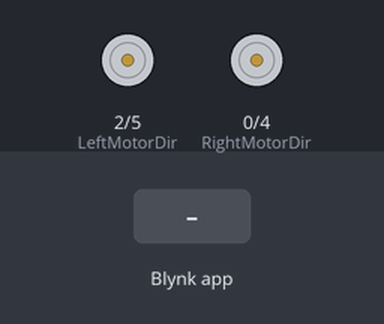
Bench run of a sketch on a simulated ESP8266 (NodeMCU). Parts: direction and speed pins drawn as motors (green arrow = direction pin HIGH = forward, orange = LOW = backward, longer = more drive). Inputs (shaded band) come from the test bench. WiFi joins after 1.5 s; servers stay silent unless stated.

Above: at 3.0 s.
3.1 s: Blynk app writes 1 to V1
At 3.9 s:
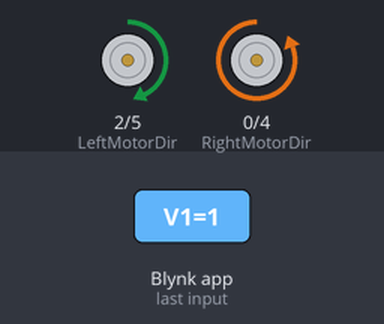
4.6 s: Blynk app writes 200 to V1
At 5.1 s:
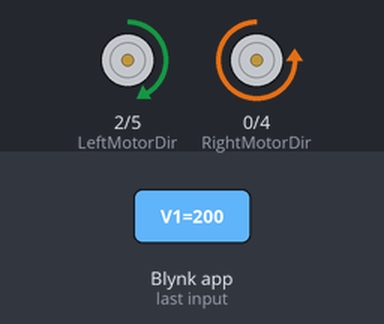
Timing chart, 0 to 7.6 s (numbered marks = the images above; inputs shaded):
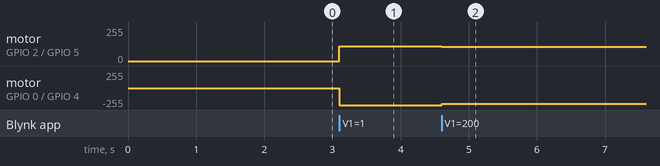

The sketch:

car7.ino
```cpp
#include <ESP8266WiFi.h>
#include <BlynkSimpleEsp8266.h>

#define RightMotorSpeed 4
#define RightMotorDir   0
#define LeftMotorSpeed  5
#define LeftMotorDir    2


WidgetTerminal terminal(V0);

char auth[] = "6c1116f158624b759436e2c6676f3ef9";
char ssid[] = "Keenetic-5849";
char pass[] = "uwHE2Ve3";


void moveControl(int x, int y)
{
  x=x-512;
  y=y-512;
    //rotate XY to -45' (= 315')
  // x = right; y = left
  int xN = x*cos(315)+y*sin(315);
  int yN = y*cos(315)-x*sin(315);

  bool xDir = xN>0;
  bool yDir = yN>0;

  int xSpd = map(abs(xN), 0, 512, 400, 1024);
  int ySpd = map(abs(yN), 0, 512, 400, 1024);

  if(y>0)
  {
    int temp = xSpd;
    xSpd = ySpd;
    ySpd = temp;

    bool temp2 = xDir;
    xDir = yDir;
    yDir = temp2;
  }


  String st = "X="+String(xN)+"; Y="+String(yN)+"\r\n";
  st += "rDir="+String(xDir)+"; lDir="+String(yDir)+"\r\n";
  st += "rSpd="+String(xSpd)+"; lSpd="+String(ySpd)+"\r\n";
  terminal.println(st);


    Blynk.virtualWrite(V4, yDir);
    Blynk.virtualWrite(V5, xDir);
    digitalWrite(RightMotorDir,xDir);
    digitalWrite(LeftMotorDir,yDir);
    Blynk.virtualWrite(V2, ySpd);
    Blynk.virtualWrite(V3, xSpd);
    analogWrite(RightMotorSpeed,xSpd);
    analogWrite(LeftMotorSpeed,ySpd);
}

void setup()
{
  // initial settings for motors off and direction forward
  pinMode(RightMotorSpeed, OUTPUT);
  pinMode(LeftMotorSpeed, OUTPUT);
  pinMode(RightMotorDir, OUTPUT);
  pinMode(LeftMotorDir, OUTPUT);
  digitalWrite(RightMotorSpeed, LOW);
  digitalWrite(LeftMotorSpeed, LOW);
  digitalWrite(RightMotorDir, HIGH);
  digitalWrite(LeftMotorDir,HIGH);


  Blynk.begin(auth, ssid, pass);
 }


void loop()
{
  Blynk.run();
}


BLYNK_WRITE(V1)
{
  int x = param[0].asInt();
  int y = param[1].asInt();
  moveControl(x,y);
}
```

Measured:
- after the input at 3.1 s, motor on GPIO 2 (LeftMotorDir) / GPIO 5 (LeftMotorSpeed): stopped → forward 111/255 at once; motor on GPIO 0 (RightMotorDir) / GPIO 4 (RightMotorSpeed): stopped → backward 255/255 at once
- after the input at 4.6 s, motor on GPIO 2 (LeftMotorDir) / GPIO 5 (LeftMotorSpeed): forward 111/255 → forward 106/255 at once; motor on GPIO 0 (RightMotorDir) / GPIO 4 (RightMotorSpeed): backward 255/255 → backward 233/255 at once
